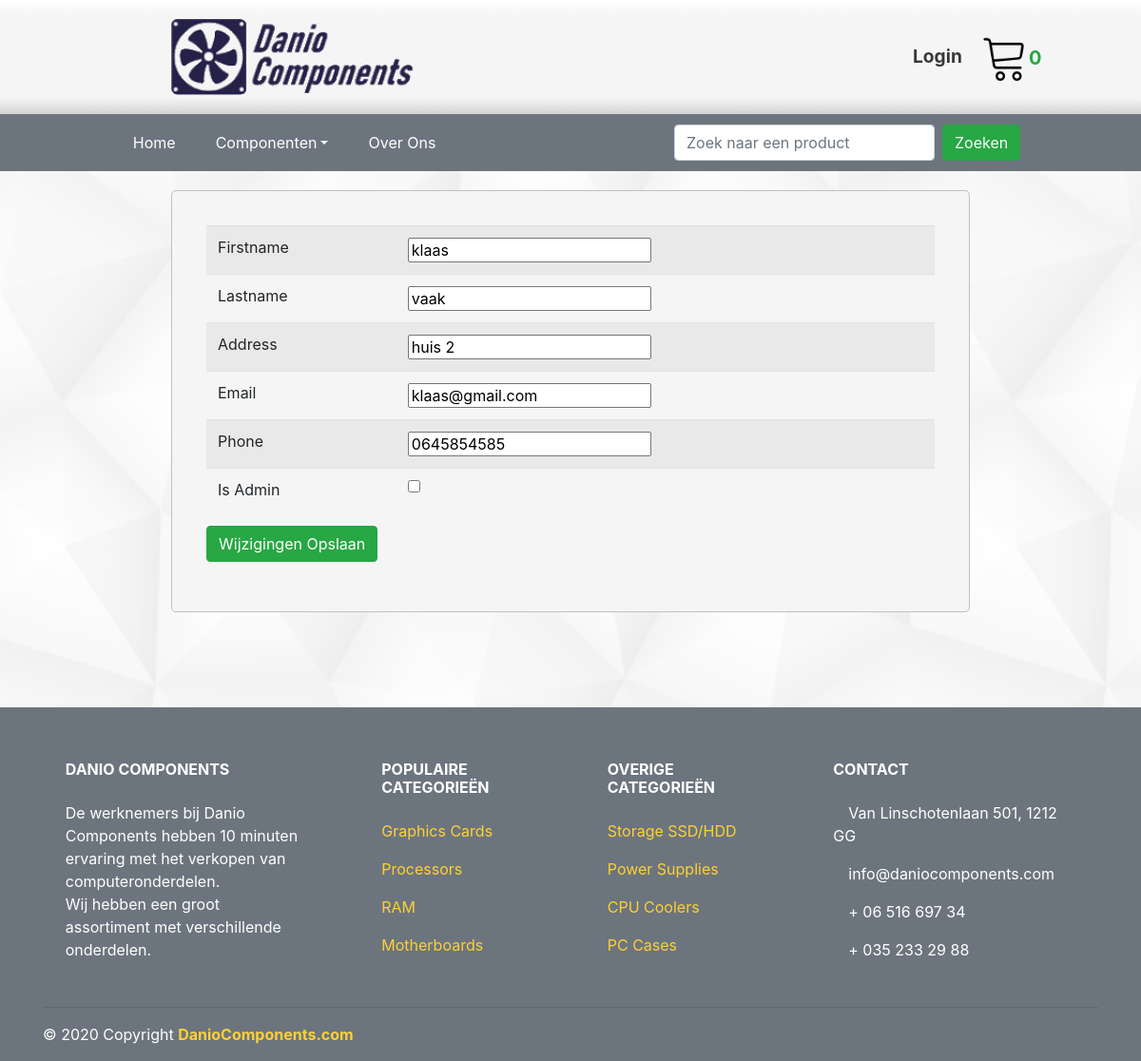
The app's page /Private/updateUser.php?user_id=2 with its own data.
### tables this page shows
CREATE TABLE IF NOT EXISTS `users` (
  `id` int(11) NOT NULL AUTO_INCREMENT,
  `firstname` varchar(45) NOT NULL,
  `lastname` varchar(45) NOT NULL,
  `address` varchar(90) NOT NULL,
  `email` varchar(45) NOT NULL,
  `phone` varchar(11) NOT NULL,
  `password_hash` varchar(100) NOT NULL,
  `is_admin` int(11) NOT NULL,
  PRIMARY KEY (`id`),
  UNIQUE KEY `id_UNIQUE` (`id`)
);

### Private/updateUser.php (the view, shortened to what this page needs)
<?php
    require_once("../database.php");
    $stmt = $con->prepare("SELECT * FROM users WHERE id=?");
    $stmt->bindValue(1, $_GET["user_id"]);
    $stmt->execute();
    $user = $stmt->fetchObject();
?>
<html>
    <head>
        <link rel="stylesheet" href="../styleSheet.css">
    </head>
    <body>
        <?php include("header2.php") ?>
        <div class="PageContentBg">
            <form method="POST">
                <table class="table table-striped">
                    <tbody>
                        <tr>
                            <td>Firstname</td>
                            <td><input type="text" name="firstname" maxlength="45" value="<?php echo $user->firstname ?>"></td>
                        </tr>
                        <tr>
                            <td>Lastname</td>
                            <td><input type="text" name="lastname" maxlength="45" value="<?php echo $user->lastname ?>"></td>
                        </tr>
                        <tr>
                            <td>Address</td>
                            <td><input type="text" name="address" maxlength="90" value="<?php echo $user->address?>"></td>
                        </tr>
                        <tr>
                            <td>Email</td>
                            <td><input type="text" name="email" maxlength="45" value="<?php echo $user->email ?>"></td>
                        </tr>
                        <tr>
                            <td>Phone</td>
                            <td><input type="number" name="phone" maxlength="11" value="<?php echo $user->phone ?>"></td>
                        </tr>
                        <?php
                            if($_GET["user_id"] != $_SESSION["login"]) {
                                echo "<tr>";
                                echo "<td>Is Admin</td>";
                            }
                            if($user->is_admin == 1) {
                                echo "<td><input type='checkbox' name='is_admin' checked='true'</td>";
                            } else {
                                echo "<td><input type='checkbox' name='is_admin'</td>";
                            }
                            echo "</tr>";
                        ?>
                    </tbody>
                </table>
                <input class=" btn btn-success" type="submit" value="Wijzigingen Opslaan">
            </form>
        </div>
        <?php include("footer2.php") ?>
    </body>
</html>

### styleSheet.css (style rules this page uses)
@media only screen { body { background-image: linear-gradient(white, white, rgb(209, 209, 209)); background-image: url("images/background.png"); background-repeat: repeat; background-size: 1000px 1000px; } }
@media only screen { div { user-select: text; } }
@media only screen { .PageContentBg { background-color: whitesmoke; margin-left:15%; margin-top: 20px; margin-bottom: 100px; width:70%; padding:3%; border:solid silver 1px; border-radius: 5px; } }

### records on screen
users: firstname "klaas", lastname "vaak", address "huis 2", email "klaas@gmail.com", phone "0645854585"

### other values on screen
$cartItemAmount "0"
